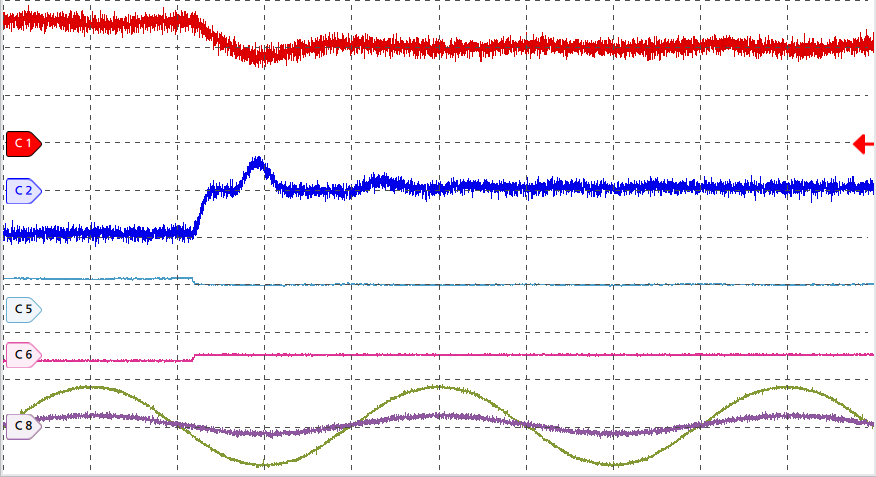
#> input picture example/example_5ms--波形细节.png, 876 x 477 px
$ python crop_waveform_top_mm.py
#> lines starting #> are read from the running program, lines starting #| are printed output that depends on the picture
#!/usr/bin/env python3
"""递归裁剪 *--波形细节.png，保留图片顶部指定毫米数的区域。

用法（需要 Pillow）：
    python3 crop_waveform_top_mm.py
    python3 crop_waveform_top_mm.py --height-mm 35
    python3 crop_waveform_top_mm.py "/目标文件夹" --height-mm 33 --original-height-mm 68
    python3 crop_waveform_top_mm.py --dry-run

按原图高度约 68 mm 换算：保留像素高度 = 原图像素高度 * 保留毫米数 / 原图毫米高度。
每张图片单独计算并取最近整数，不依赖 DPI，也不缩放图片。
这里的毫米数用于定义裁剪比例，不声明图片实际打印尺寸。
输出在原图旁，文件名为“原文件名--顶部裁剪.png”。重复运行更新该输出。
"""

from __future__ import annotations

import argparse
import math
import os
import tempfile
from pathlib import Path

from PIL import Image


# 手动矫正时主要修改这里；命令行参数可以覆盖这两个默认值。
KEEP_HEIGHT_MM = 33.0  # 从图片最上方往下保留的高度，单位：mm。
ORIGINAL_HEIGHT_MM = 68.0  # 原图对应的完整高度，单位：mm；默认保留 33/68。

SOURCE_SUFFIX = "--波形细节.png"
OUTPUT_SUFFIX = "--顶部裁剪.png"


def positive_number(value: str | float) -> float:
    number = float(value)
    if not math.isfinite(number) or number <= 0:
        raise argparse.ArgumentTypeError("must be a finite number greater than zero")
    return number


def main() -> int:
    parser = argparse.ArgumentParser(description=__doc__)
    parser.add_argument("root", nargs="?", type=Path,
                        default=Path(__file__).resolve().parent,
                        help="递归查找目录，默认是脚本所在目录")
    parser.add_argument("--height-mm", type=positive_number, default=KEEP_HEIGHT_MM,
                        help=f"从顶部保留的高度，单位 mm（默认 {KEEP_HEIGHT_MM:g}）")
    parser.add_argument("--original-height-mm", type=positive_number, default=ORIGINAL_HEIGHT_MM,
                        help=f"原图对应的完整高度，单位 mm（默认 {ORIGINAL_HEIGHT_MM:g}）")
    parser.add_argument("--dry-run", action="store_true", help="仅检查和列出裁剪范围，不写图片")
    args = parser.parse_args()

    root = args.root.expanduser().resolve()
    if not root.is_dir():
        parser.error(f"not a directory: {root}")
    try:
        height_mm = positive_number(args.height_mm)
        original_height_mm = positive_number(args.original_height_mm)
    except (ValueError, argparse.ArgumentTypeError) as exc:
        parser.error(str(exc))
    ratio = height_mm / original_height_mm
    if not math.isfinite(ratio) or ratio <= 0:
        parser.error("height-mm / original-height-mm must be finite and greater than zero")
    print(f"Height: {height_mm:g} / {original_height_mm:g} mm; keep: {min(ratio, 1):.2%}")

    sources = sorted(p for p in root.rglob("*")
                     if p.is_file() and p.name.lower().endswith(SOURCE_SUFFIX))
    written = planned = failed = 0
    for source in sources:
        target = source.with_name(f"{source.stem}{OUTPUT_SUFFIX}")
        temporary = None
        try:
            with Image.open(source) as image:
#> image is the input picture: PIL image 876x477 RGBA; mean R, G, B, A 242.1, 234.6, 240.6, 255
                height = max(1, math.floor(image.height * min(ratio, 1) + 0.5))
#> height = 231
                crop = image.crop((0, 0, image.width, height))
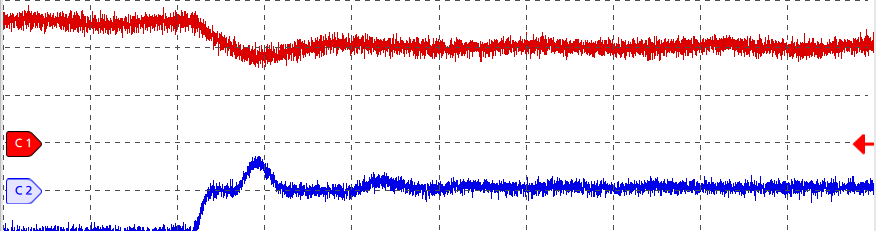
#> crop: PIL image 876x231 RGBA; mean R, G, B, A 239.7, 226.1, 235.3, 255
                icc_profile = image.info.get("icc_profile")
                limited = " (保留高度超过原图，保留整张图)" if ratio > 1 else ""
            description = f"{source.relative_to(root)} -> {target.name} ({crop.width}x{crop.height}){limited}"
            if args.dry_run:
                print(f"PLAN {description}")
                planned += 1
                continue

            # 先完整写入临时文件再替换派生结果，原图始终不变。
            with tempfile.NamedTemporaryFile(dir=source.parent, suffix=".png", delete=False) as tmp:
                temporary = Path(tmp.name)
            crop.save(temporary, format="PNG", icc_profile=icc_profile)
            os.replace(temporary, target)
            written += 1
            print(f"SAVED {description}")
#| SAVED example/example_5ms--波形细节.png -> example_5ms--波形细节--顶部裁剪.png (876x231)
        except (OSError, ValueError) as exc:
            print(f"ERROR {source.relative_to(root)}: {exc}")
            failed += 1
        finally:
            if temporary is not None:
                temporary.unlink(missing_ok=True)

    count = f"planned: {planned}" if args.dry_run else f"written: {written}"
    print(f"Sources: {len(sources)}; {count}; errors: {failed}")
    return 1 if failed else 0


if __name__ == "__main__":
    raise SystemExit(main())
#> (the program exits here)
